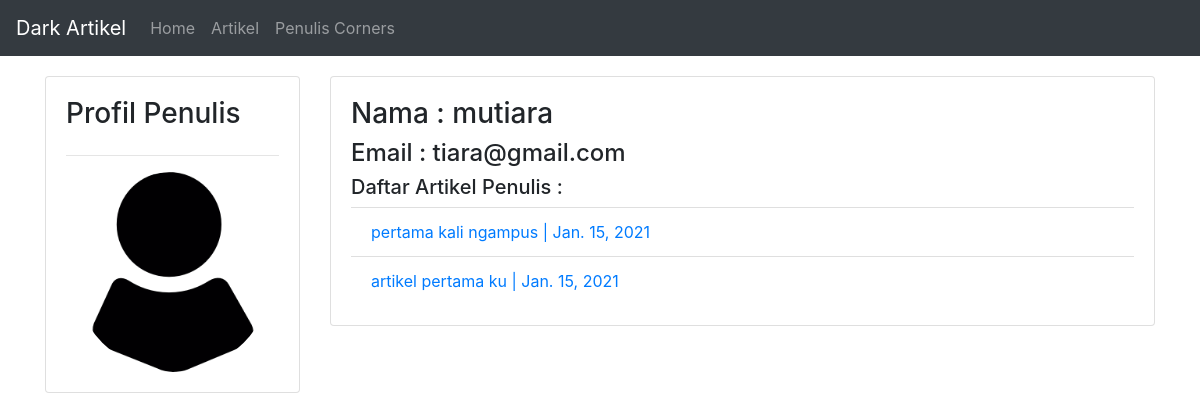
Page /profile-penulis/1/ on the committed database.
### penulis/models.py (models this page shows, shortened)
class Penulis(models.Model):
    user = models.OneToOneField(User,null=True,blank=True,on_delete=models.CASCADE)
    nama = models.CharField(max_length=200, null=True)
    phone = models.CharField(max_length=20,null=True)
    email = models.CharField(max_length=200,null=True)
    profile_pic = models.ImageField(default = 'profile1.png', null = True, blank = True)
    date_created = models.DateTimeField(auto_now_add=True,null=True)

### artikel/models.py (models this page shows, shortened)
class Artikel(models.Model):
    judul = models.CharField(max_length=200,null=True)
    isi = models.TextField(null=True)
    KATEGORI_TYPE = (
        ('JURNAL','Jurnal'),
        ('GOSIP','Gosip'),
        ('TRAVELING','Traveling'),
    )
    kategori = models.CharField(null=True, blank=True, choices=KATEGORI_TYPE,max_length=200)
    penulis = models.ForeignKey(Penulis,null=True,on_delete=models.SET_NULL)
    slug = models.SlugField(blank=True, editable=False)
    published = models.DateTimeField(auto_now_add=True, null=True)
    updated = models.DateTimeField(auto_now=True, null=True)

### artikel/views.py (the view)
# urls.py: re_path(r'^profile-penulis/(?P<pk>\d+)/$',get_profile_penulis,name='profile_penulis'),
def get_profile_penulis(request,pk):
    penulis = Penulis.objects.get(id=pk)
    dataartikel = Artikel.objects.filter(penulis=penulis).order_by('-published')
    context = {
        'page_title':'Profile Penulis',
        'penulis':penulis,
        'dataartikels':dataartikel,
    }
    return render(request,'artikel/penulis_profile.html',context)

### artikel/templates/artikel/penulis_profile.html (shortened to what this page needs)
{% extends 'base.html' %}
{% block content %}
    <div class="row">
        <div class="col-md-3">
            <div class="card card-body">
                <h3>Profil Penulis</h3>
                <hr>
                <img class="profile-pic" src="{{penulis.profile_pic.url}}" alt="profile pic">
            </div>
        </div>
            <div class="col-md-9">
                <div class="card card-body">
                    <h3>Nama : {{penulis.nama}}</h3>
                    <h4>Email : {{penulis.email}}</h4>
                    <h5>Daftar Artikel Penulis :</h5>
                    <ul class="list-group list-group-flush">
                        {% for artikel in dataartikels %}
                            <li class="list-group-item">
                                <a href="{% url 'artikel:detail' artikel.slug %}">{{artikel.judul}} | {{artikel.published|date}}</a>
                            </li>
                        {% endfor %}
                    </ul>
                </div>
            </div>
    </div>
{% endblock content %}

### artikel/templates/artikel/penulis_profile.html (style rules this page uses)
.profile-pic { max-width: 200px; max-height: 200px; margin: 0 auto; border-radius: 50%; }

### rows in the picture
Penulis: profile_pic (picture), nama "mutiara", email "tiara@gmail.com"
Artikel: judul "pertama kali ngampus", published "Jan. 15, 2021"
Artikel: judul "artikel pertama ku", published "Jan. 15, 2021"
